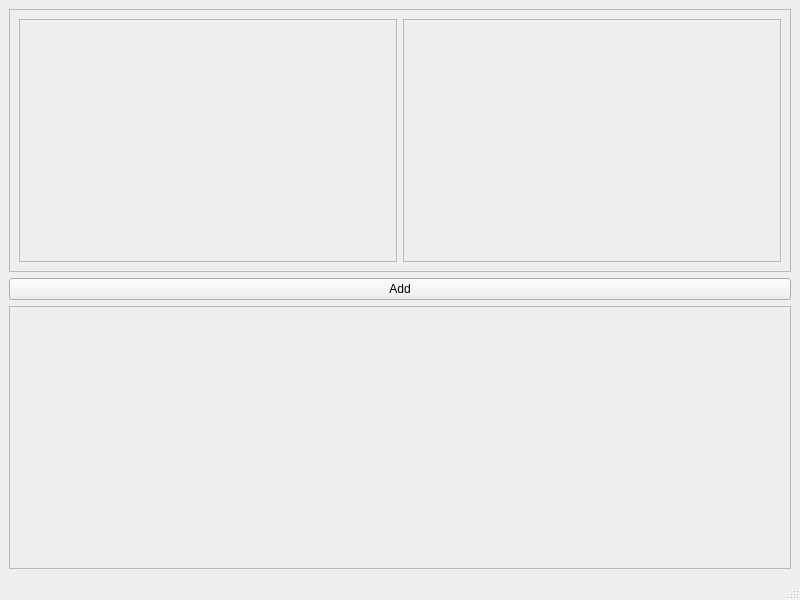
<?xml version="1.0" encoding="UTF-8"?>
<ui version="4.0">
 <class>MainWindow</class>
 <widget class="QMainWindow" name="MainWindow">
  <property name="geometry">
   <rect>
    <x>0</x>
    <y>0</y>
    <width>800</width>
    <height>600</height>
   </rect>
  </property>
  <property name="windowTitle">
   <string>MainWindow</string>
  </property>
  <widget class="QWidget" name="centralwidget">
   <layout class="QVBoxLayout" name="verticalLayout">
    <item>
     <widget class="QFrame" name="frame_2">
      <property name="frameShape">
       <enum>QFrame::StyledPanel</enum>
      </property>
      <property name="frameShadow">
       <enum>QFrame::Raised</enum>
      </property>
      <layout class="QHBoxLayout" name="horizontalLayout">
       <item>
        <widget class="QScrollArea" name="scrollArea">
         <property name="widgetResizable">
          <bool>true</bool>
         </property>
         <widget class="QWidget" name="scrollAreaWidgetContents">
          <property name="geometry">
           <rect>
            <x>0</x>
            <y>0</y>
            <width>376</width>
            <height>231</height>
           </rect>
          </property>
          <layout class="QVBoxLayout" name="verticalLayout_4">
           <item>
            <layout class="QGridLayout" name="layersGridLayout"/>
           </item>
           <item>
            <spacer name="verticalSpacer">
             <property name="orientation">
              <enum>Qt::Vertical</enum>
             </property>
             <property name="sizeHint" stdset="0">
              <size>
               <width>20</width>
               <height>40</height>
              </size>
             </property>
            </spacer>
           </item>
          </layout>
         </widget>
        </widget>
       </item>
       <item>
        <widget class="QScrollArea" name="scrollArea_2">
         <property name="widgetResizable">
          <bool>true</bool>
         </property>
         <widget class="QWidget" name="scrollAreaWidgetContents_2">
          <property name="geometry">
           <rect>
            <x>0</x>
            <y>0</y>
            <width>376</width>
            <height>231</height>
           </rect>
          </property>
          <layout class="QVBoxLayout" name="verticalLayout_3">
           <item>
            <layout class="QGridLayout" name="logsGridLayout"/>
           </item>
           <item>
            <spacer name="verticalSpacer_2">
             <property name="orientation">
              <enum>Qt::Vertical</enum>
             </property>
             <property name="sizeHint" stdset="0">
              <size>
               <width>20</width>
               <height>40</height>
              </size>
             </property>
            </spacer>
           </item>
          </layout>
         </widget>
        </widget>
       </item>
      </layout>
     </widget>
    </item>
    <item>
     <widget class="QPushButton" name="addButton">
      <property name="text">
       <string>Add</string>
      </property>
     </widget>
    </item>
    <item>
     <widget class="QScrollArea" name="scrollArea_3">
      <property name="widgetResizable">
       <bool>true</bool>
      </property>
      <widget class="QWidget" name="scrollAreaWidgetContents_3">
       <property name="geometry">
        <rect>
         <x>0</x>
         <y>0</y>
         <width>780</width>
         <height>251</height>
        </rect>
       </property>
       <layout class="QVBoxLayout" name="verticalLayout_2">
        <item>
         <layout class="QGridLayout" name="infoGridLayout"/>
        </item>
        <item>
         <spacer name="verticalSpacer_3">
          <property name="orientation">
           <enum>Qt::Vertical</enum>
          </property>
          <property name="sizeHint" stdset="0">
           <size>
            <width>20</width>
            <height>40</height>
           </size>
          </property>
         </spacer>
        </item>
       </layout>
      </widget>
     </widget>
    </item>
   </layout>
  </widget>
  <widget class="QMenuBar" name="menubar">
   <property name="geometry">
    <rect>
     <x>0</x>
     <y>0</y>
     <width>800</width>
     <height>21</height>
    </rect>
   </property>
  </widget>
  <widget class="QStatusBar" name="statusbar"/>
 </widget>
 <resources/>
 <connections/>
</ui>
